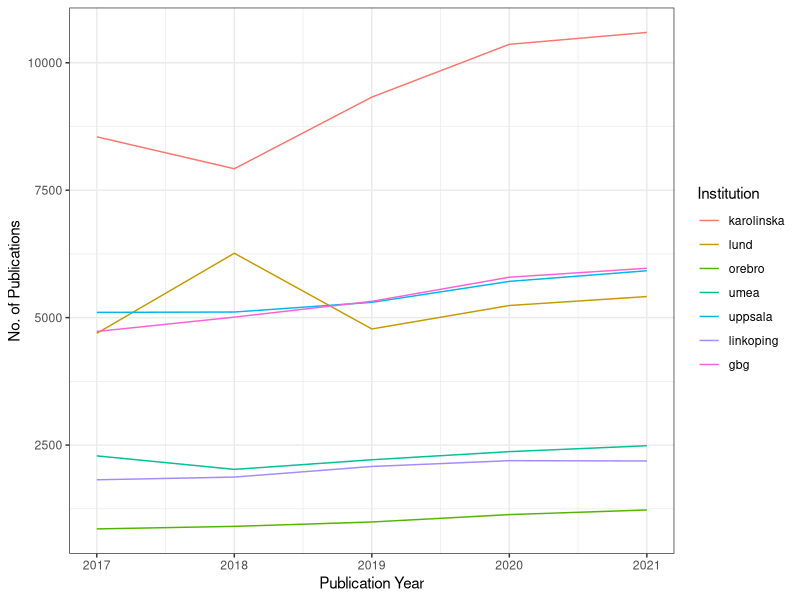

Source code (R):
library(ggplot2)
library(reshape2)
years=c(2017,2018,2019,2020,2021)
karolinska=c(8547,7921,9326,10362,10595)
lund=c(4692,6263,4778,5238,5414)
orebro=c(855,905,991,1136,1227)
umea=c(2288,2023,2212,2371,2487)
uppsala=c(5103,5110,5300,5711,5920)
linkoping=c(1819,1872,2080,2194,2188)
gbg=c(4729,5010,5320,5793,5969)

df=data.frame(Publication_Year=years,karolinska=karolinska,lund=lund,orebro=orebro,umea=umea,uppsala=uppsala,linkoping=linkoping,gbg=gbg)

df_melt=melt(df,id='Publication_Year')

colnames(df_melt)[2] <- 'Institution'

ggplot(df_melt, aes(Publication_Year, value, color = Institution)) +geom_line()+xlab('Publication Year')+ylab('No. of Publications')+theme_bw()
